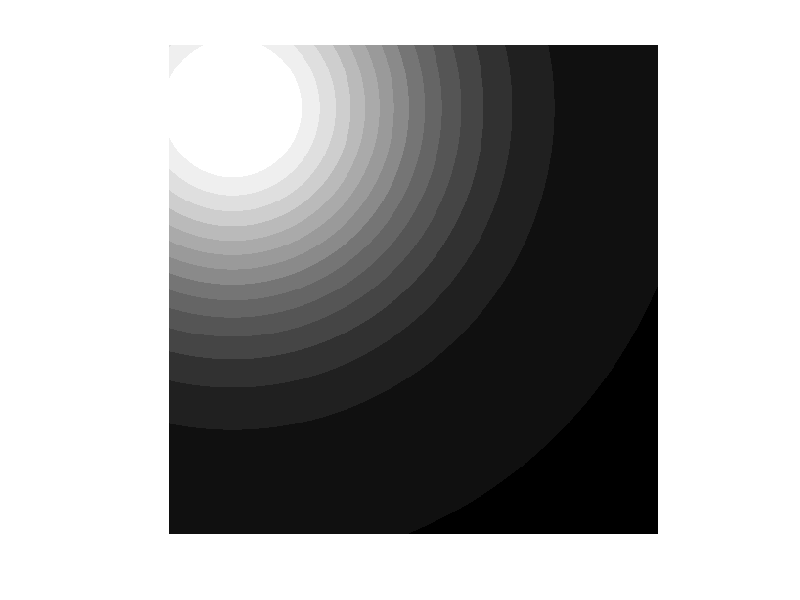

The MATLAB script that drew this image:
%% Image Processing HW1
%% 1a
im1 = ones(500)*60;
imshow(im1,[0 255]);
%% 1b
im2=repmat([0,0,255,255],500,125);
imshow(im2,[0,255]);
%% 1c
im3l=ones(1,500)'*32*ones(1,250);
im3r=ones(1,500)'*200*ones(1,250);
im3 =horzcat(im3l,im3r);
imshow(im3,[0,255]);
%% 1d
im4=[0:0.5:249.5]'*ones(1,500);
imshow(uint8(im4),[0,255]);
%% 1e
[y,x] = meshgrid(0:499,0:499);
I = 255*exp(-(((x-64).^2+(y-64).^2)/(200.^2)));
imshow(uint8(I),[0,255]);
%% 1f
imc = zeros(500,500,3);
imc(:,1:250,1)=1;
imc(1:250,:,2)=1;
imc(:,:,3)=1;
imshow(imc);
%% 3
I128 = round(I/2);
imshow(I128,[0,127]);
I64 = round(I128/2);
imshow(I64,[0,63]);
I32 = round(I64/2);
imshow(I32,[0,31]);
I16 = round(I32/2);
imshow(I16,[0,15]);





